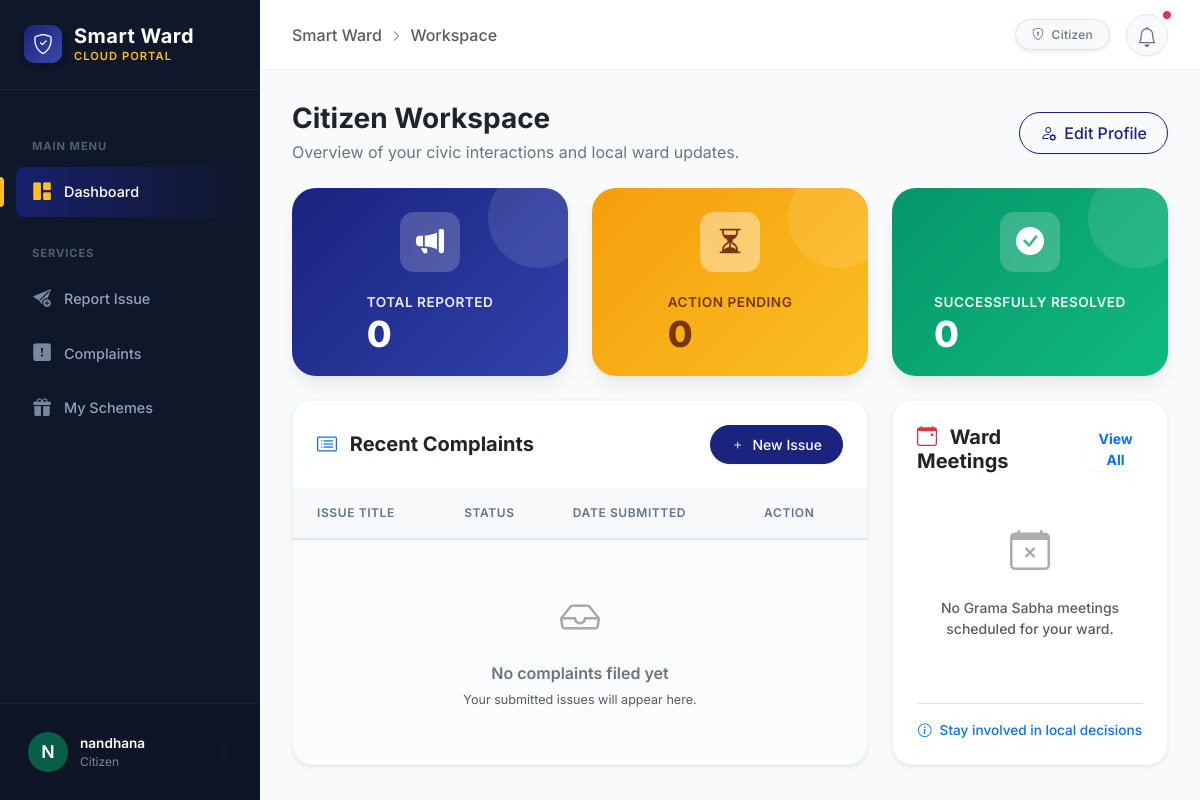
/accounts/dashboard/ (signed in), run on an earlier commit of the app's database.
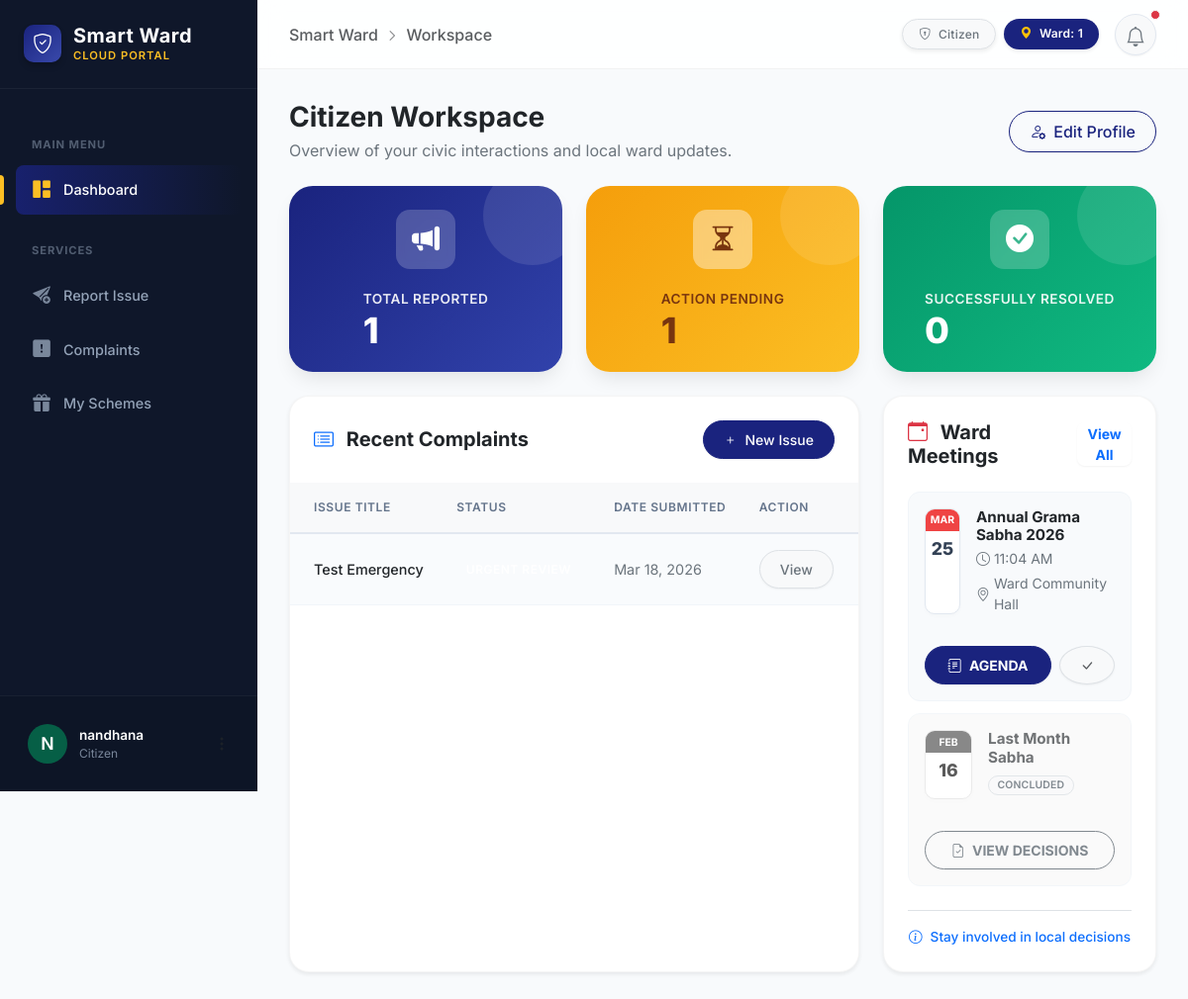
And on a later commit of the database.
### accounts/models.py (models this page shows, shortened)
class User(AbstractUser):
    ROLE_CHOICES = (
        ('citizen', 'Citizen'),
        ('ward_member', 'Ward Member'),
        ('field_worker', 'Field Worker'),
        ('panchayath_admin', 'Panchayath Admin'),
    )
    role = models.CharField(max_length=20, choices=ROLE_CHOICES, default='citizen')
    phone_number = models.CharField(max_length=15, unique=True, null=True, blank=True)
    ward = models.ForeignKey(Ward, on_delete=models.SET_NULL, null=True, blank=True)
    address = models.TextField(blank=True, null=True)
    latitude = models.DecimalField(max_digits=9, decimal_places=6, null=True, blank=True)
    longitude = models.DecimalField(max_digits=9, decimal_places=6, null=True, blank=True)

class Ward(models.Model):
    ward_number = models.PositiveIntegerField(unique=True)
    ward_name = models.CharField(max_length=100)
    description = models.TextField(blank=True, null=True)

### complaints/models.py (models this page shows, shortened)
class Complaint(models.Model):
    STATUS_CHOICES = (
        ('pending', 'Pending'),
        ('urgent_review', 'Urgent Review'),
        ('assigned', 'Assigned'),
        ('in_progress', 'In Progress'),
        ('resolved', 'Resolved'),
        ('rejected', 'Rejected'),
    )
    PRIORITY_CHOICES = (
        ('low', 'Low'),
        ('medium', 'Medium'),
        ('high', 'High'),
    )
    user = models.ForeignKey(settings.AUTH_USER_MODEL, on_delete=models.CASCADE, related_name='complaints')
    title = models.CharField(max_length=200)
    description = models.TextField()
    image = models.ImageField(upload_to='complaints/', null=True, blank=True)
    ward = models.ForeignKey(Ward, on_delete=models.CASCADE, related_name='complaints')
    latitude = models.DecimalField(max_digits=9, decimal_places=6, null=True, blank=True)
    longitude = models.DecimalField(max_digits=9, decimal_places=6, null=True, blank=True)
    address_extra = models.CharField(max_length=255, help_text="Landmarks or specific spot", blank=True)
    category = models.CharField(max_length=100, blank=True, null=True)
    priority = models.CharField(max_length=10, choices=PRIORITY_CHOICES, default='medium')
    is_duplicate = models.BooleanField(default=False)
    ai_analysis_reason = models.TextField(null=True, blank=True, help_text="Reason why AI prioritized or flagged this issue")
    status = models.CharField(max_length=20, choices=STATUS_CHOICES, default='pending')
    assigned_worker = models.ForeignKey(
        settings.AUTH_USER_MODEL,
        on_delete=models.SET_NULL,
        null=True, blank=True,
        related_name='assigned_tasks'
    )
    parent_complaint = models.ForeignKey(
        'self', on_delete=models.SET_NULL,
        null=True, blank=True,
        related_name='merged_duplicates',
        help_text="If this is a duplicate, link to the master complaint"
    )
    potential_duplicate_of = models.ForeignKey(
        'self', on_delete=models.SET_NULL,
        null=True, blank=True,
        related_name='potential_matches',
        help_text="AI-flagged candidate for merging"
    )
    resolution_image = models.ImageField(upload_to='resolutions/', null=True, blank=True)
    citizen_rating = models.PositiveSmallIntegerField(null=True, blank=True, help_text="1-5 stars")
    created_at = models.DateTimeField(auto_now_add=True)
    updated_at = models.DateTimeField(auto_now=True)

### governance/models.py (models this page shows, shortened)
class Meeting(models.Model):
    ward = models.ForeignKey(Ward, on_delete=models.CASCADE)
    title = models.CharField(max_length=200)
    description = models.TextField()
    meeting_date = models.DateTimeField()
    location = models.CharField(max_length=255)
    agenda_pdf = models.FileField(upload_to='agendas/', null=True, blank=True)
    minutes_summary = models.TextField(null=True, blank=True)
    minutes_pdf = models.FileField(upload_to='minutes/', null=True, blank=True)
    created_at = models.DateTimeField(auto_now_add=True)

### accounts/views.py (the view, shortened to what this page needs)
# urls.py: path('dashboard/', views.dashboard, name='dashboard'),
@login_required
def dashboard(request):
    user = request.user
    if user.role == 'citizen':
        my_complaints = Complaint.objects.filter(user=user)
        profile, _ = CitizenProfile.objects.get_or_create(user=user)
        all_meetings = Meeting.objects.filter(ward=user.ward).order_by('-meeting_date')
        upcoming_meetings = all_meetings.filter(meeting_date__gte=timezone.now()).order_by('meeting_date')[:2]
        past_meetings = all_meetings.filter(meeting_date__lt=timezone.now())[:2]
        context = {
            'profile': profile,
            'total': my_complaints.count(),
            'pending': my_complaints.filter(status__in=['pending', 'in_progress', 'urgent_review']).count(),
            'resolved': my_complaints.filter(status='resolved').count(),
            'recent_complaints': my_complaints.order_by('-created_at')[:5],
            'upcoming_meetings': upcoming_meetings,
            'past_meetings': past_meetings,
            'user_ward': user.ward,
        }
        return render(request, 'accounts/citizen_dashboard.html', context)

### templates/accounts/citizen_dashboard.html (shortened to what the changed rows need)
{% extends 'base.html' %}
{% block content %}
<div class="bento-grid">
    <div class="bento-stat-main">
        <a href="{% url 'complaint_list' %}" class="stat-card primary bento-card border-0">
            <div class="stat-content">
                <div class="stat-title">Total Reported</div>
                <div class="stat-value">{{ total }}</div>
            </div>
        </a>
        <a href="{% url 'complaint_list' %}?status=pending" class="stat-card warning bento-card border-0">
            <div class="stat-content">
                <div class="stat-title">Action Pending</div>
                <div class="stat-value">{{ pending }}</div>
            </div>
        </a>
    </div>
    <div class="bento-card bento-list shadow-sm">
        <div class="table-container">
            <table class="table table-hover table-striped">
                <thead class="bg-light">
                    <tr>
                        <th>Issue Title</th>
                        <th>Status</th>
                        <th>Date Submitted</th>
                        <th>Action</th>
                    </tr>
                </thead>
                <tbody>
                    {% for c in recent_complaints %}
                    <tr>
                        <td class="fw-medium text-dark">{{ c.title }}</td>
                        <td>
                            <span class="badge rounded-pill status-badge
                                ">
                            </span>
                        </td>
                        <td class="text-secondary">{{ c.created_at|date:"M d, Y" }}</td>
                        <td>
                            <a href="{% url 'complaint_detail' c.id %}"
                                class="btn btn-sm btn-light border text-secondary rounded-pill fw-medium">
                                View
                            </a>
                        </td>
                    </tr>
                    {% empty %}
                    <tr>
                        <td colspan="4" class="text-center py-5">
                            <i class="bi bi-inbox fs-1 text-muted opacity-50 d-block mb-3"></i>
                            <h6 class="text-secondary fw-semibold">No complaints filed yet</h6>
                            <p class="text-muted small mb-0">Your submitted issues will appear here.</p>
                        </td>
                    </tr>
                    {% endfor %}
                </tbody>
            </table>
        </div>
    </div>
    <div class="bento-card bento-side shadow-sm">
        <div class="meeting-list flex-grow-1">
            {% for meeting in upcoming_meetings %}
            <div class="meeting-item flex-column align-items-stretch">
                <div class="d-flex gap-3 mb-3">
                    <div class="meeting-date">
                        <div class="meeting-month text-uppercase">{{ meeting.meeting_date|date:"M" }}</div>
                        <div class="meeting-day">{{ meeting.meeting_date|date:"d" }}</div>
                    </div>
                    <div class="flex-grow-1">
                        <h6 class="fw-bold mb-1 text-dark" style="font-size: 0.95rem;">{{ meeting.title }}</h6>
                        <div class="text-secondary small d-flex align-items-center gap-1 mb-1">
                            <i class="bi bi-clock"></i> {{ meeting.meeting_date|date:"H:i A" }}
                        </div>
                        <div class="text-secondary small d-flex align-items-center gap-1">
                            <i class="bi bi-geo-alt"></i> {{ meeting.location }}
                        </div>
                    </div>
                </div>
                <div class="d-flex gap-2">
                    <a href="{% url 'meeting_detail' meeting.pk %}" class="btn btn-sm btn-primary flex-grow-1 fw-bold rounded-pill">
                        <i class="bi bi-journal-text me-1"></i> AGENDA
                    </a>
                    <form action="{% url 'rsvp_meeting' meeting.pk %}" method="POST">
                        <button type="submit" class="btn btn-sm border fw-bold rounded-circle {% if meeting.user_rsvp == 'attending' %}btn-success{% else %}btn-light text-muted{% endif %}" title="RSVP Attending">
                            <i class="bi bi-check-lg"></i>
                        </button>
                    </form>
                </div>
            </div>
            {% endfor %}
            {% for meeting in past_meetings %}
            <div class="meeting-item flex-column align-items-stretch" style="opacity: 0.85; background: #fafafa;">
                <div class="d-flex gap-3 mb-3">
                    <div class="meeting-date" style="filter: grayscale(1);">
                        <div class="meeting-month bg-secondary text-uppercase">{{ meeting.meeting_date|date:"M" }}</div>
                        <div class="meeting-day">{{ meeting.meeting_date|date:"d" }}</div>
                    </div>
                    <div class="flex-grow-1">
                        <h6 class="fw-bold mb-1 text-muted" style="font-size: 0.95rem;">{{ meeting.title }}</h6>
                        <span class="badge bg-light text-secondary border rounded-pill mb-1" style="font-size: 0.65rem;">CONCLUDED</span>
                    </div>
                </div>
                <div class="d-flex gap-2">
                    <button class="btn btn-sm btn-outline-secondary w-100 fw-bold rounded-pill"
                            data-bs-toggle="modal" data-bs-target="#minutesModal{{ meeting.pk }}">
                        <i class="bi bi-file-earmark-check me-1"></i> VIEW DECISIONS
                    </button>
                </div>
            </div>
            {% endfor %}
            {% if not upcoming_meetings and not past_meetings %}
            <div class="text-center py-4">
                <i class="bi bi-calendar-x fs-1 text-muted opacity-50 d-block mb-3"></i>
                <p class="text-muted small fw-medium">No Grama Sabha meetings scheduled for your ward.</p>
            </div>
            {% endif %}
        </div>
    </div>
</div>
{% endblock %}

### templates/base.html (shortened to what the changed rows need)
<!DOCTYPE html>
<html lang="en">
<head>
    <link href="https://cdn.jsdelivr.net/npm/bootstrap@5.3.2/dist/css/bootstrap.min.css" rel="stylesheet">
    <link rel="stylesheet" href="https://cdn.jsdelivr.net/npm/bootstrap-icons@1.11.1/font/bootstrap-icons.css">
</head>
<body>
    <aside class="sidebar-wrapper" id="sidebar">
        <div class="sidebar-user">
            <div class="dropdown">
                <a href="#" class="user-profile-box" data-bs-toggle="dropdown" aria-expanded="false">
                    <div class="user-avatar">
                        {{ user.username|make_list|first|upper }}
                    </div>
                    <div class="user-info">
                        <p class="user-name">{{ user.username }}</p>
                        <p class="user-role">{{ user.get_role_display }}</p>
                    </div>
                    <i class="bi bi-three-dots-vertical ms-auto text-muted"></i>
                </a>
            </div>
        </div>
    </aside>
    <main class="main-wrapper">
        <nav class="top-navbar">
            <div class="d-flex align-items-center gap-3">
                <div class="d-none d-md-flex gap-2">
                    <span class="badge text-bg-light border px-3 py-2 text-secondary fw-medium shadow-sm">
                        <i class="bi bi-shield-lock me-1"></i> {{ user.get_role_display }}
                    </span>
                    {% if user.ward %}
                    <span class="badge text-bg-primary px-3 py-2 shadow-sm rounded-pill"
                        style="background-color: var(--brand-primary) !important;">
                        <i class="bi bi-geo-alt-fill me-1 text-warning"></i> Ward: {{ user.ward.ward_number }}
                    </span>
                    {% endif %}
                </div>
            </div>
        </nav>
        <div class="content-area">
            {% block content %}
            {% endblock %}
        </div>
    </main>
</body>
</html>

What changed in the data, as far as the page shows it:
changed User "nandhana": ward_id empty → 1 (drawn); ward.ward_number (not shown) → "1"
added Complaint: title "Test Emergency", created_at "Mar 18, 2026"
added Meeting: meeting_date "MAR", meeting_date "25", title "Annual Grama Sabha 2026", meeting_date "11:04 AM", location "Ward Community Hall", shown under "Ward Meetings"
added Meeting: meeting_date "FEB", meeting_date "16", title "Last Month Sabha"
Also different on the page:
{{ total }}: "0" → "1"
{{ pending }}: "0" → "1"
text no longer shown: "No complaints filed yet Your submitted issues will appear here. No Grama Sabha meetings scheduled for your ward."
text now shown: "Ward:"
